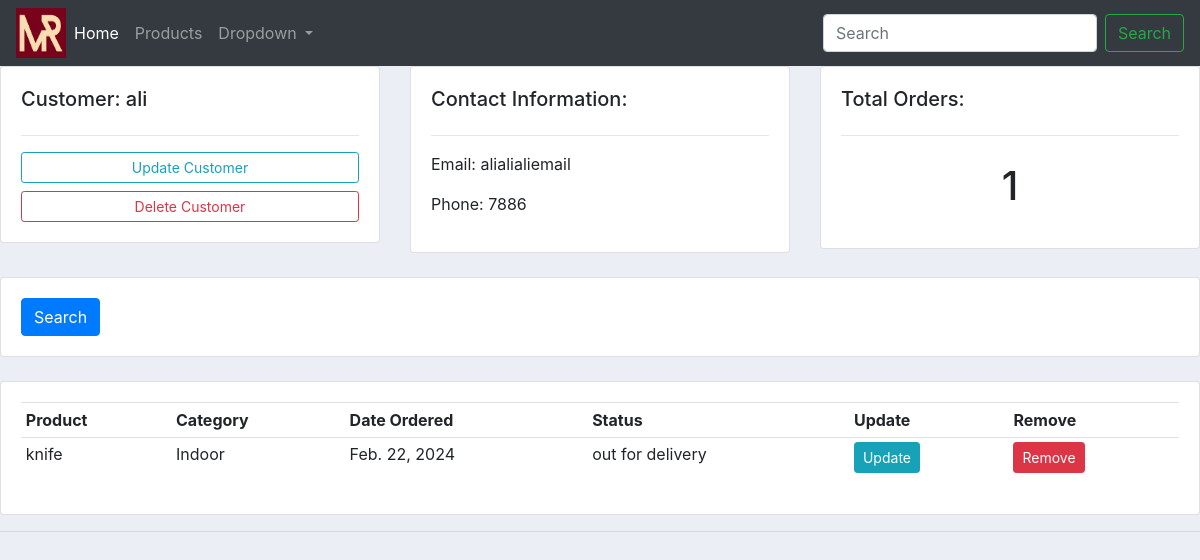
Screenshot of /customer/3 with the database file from the repository.
### accountsApp/models.py (models this page shows, shortened)
class Customer(models.Model):
    name = models.CharField(max_length=200, null=True)
    phone = models.CharField(max_length=200, null=True)
    email = models.CharField(max_length=200, null=True)
    date_created = models.DateField(auto_now_add=True)

class Order(models.Model):
    STATUS = (
        ('Pending', 'Pending'),
        ('Out for delivery', 'Out for delivery'),
        ('Delivered', 'Delivered'),
    )
    customer = models.ForeignKey(Customer, null=True, on_delete=models.SET_NULL)
    product = models.ForeignKey(Product, null=True, on_delete=models.SET_NULL)
    status = models.CharField(max_length=200, null=True)
    date_created = models.DateField(auto_now_add=True)

class Product(models.Model):
    CATEGORY = (
        ('Indoor', 'Indoor'),
        ('Outdoor', 'Outdoor'),
    )
    name = models.CharField(max_length=200, null=True)
    price = models.FloatField(null=True)
    category = models.CharField(max_length=200, null=True, choices=CATEGORY)
    description = models.CharField(max_length=200, null=True, blank=True)
    date_created = models.DateField(auto_now_add=True)
    tags = models.ManyToManyField(Tag)
    def __str__(self):
        return self.name

### accountsApp/views.py (the view)
# urls.py: path('customer/<str:pk>', views.customer, name='customer'),
def customer(request, pk):
    customer = Customer.objects.get(id=pk)
    orders = customer.order_set.all()
    context = {'customer': customer, 'orders': orders}
    return render(request, '../templates/customer.html', context)

### templates/customer.html
{% extends 'main.html' %}
{% block content %}
    <div class="row">
        <div class="col-md">
            <div class="card card-body">
                <h5>Customer: {{ customer.name }}</h5>
                <hr>
                <a class="btn btn-outline-info btn-sm btn-block" href="">Update Customer</a>
                <a class="btn btn-outline-danger btn-sm btn-block" href="">Delete Customer</a>
            </div>
        </div>
        <div class="col-md">
            <div class="card card-body">
                <h5>Contact Information:</h5>
                <hr>
                <p>Email: {{ customer.email }}</p>
                <p>Phone: {{ customer.phone }}</p>
            </div>
        </div>
        <div class="col-md">
            <div class="card card-body">
                <h5>Total Orders:</h5>
                <hr>
                <h1 style="text-align: center; padding: 10px">{{ orders.count }}</h1>
            </div>
        </div>
    </div>
    <br>
    <div class="row">
        <div class="col">
            <div class="card card-body">
                <form method="get">
                    <button class="btn btn-primary" type="submit">Search</button>
                </form>
            </div>
        </div>
    </div>
    <br>
    <div class="row">
        <div class="col">
            <div class="card card-body">
                <table class="table table-sm">
                    <tr>
                        <th>Product</th>
                        <th>Category</th>
                        <th>Date Ordered</th>
                        <th>Status</th>
                        <th>Update</th>
                        <th>Remove</th>
                    </tr>
                    {% for i in orders %}
                        <tr>
                            <td>{{ i.product }}</td>
                            <td>{{ i.product.category }}</td>
                            <td>{{ i.product.date_created }}</td>
                            <td>{{ i.status }}</td>
                            <td><a class="btn btn-sm btn-info" href="">Update</a></td>
                            <td><a class="btn btn-sm btn-danger" href="">Remove</a></td>
                        </tr>
                    {% endfor %}
                </table>
            </div>
        </div>
    </div>
{% endblock %}

### static/css/main.css (style rules this page uses)
body { background-color: #ebeff5; }

### rows the page displays
Customer: name "ali", email "alialialiemail", phone "7886", count "1"
Order: product "knife", product.category "Indoor", product.date_created "Feb. 22, 2024", status "out for delivery"
